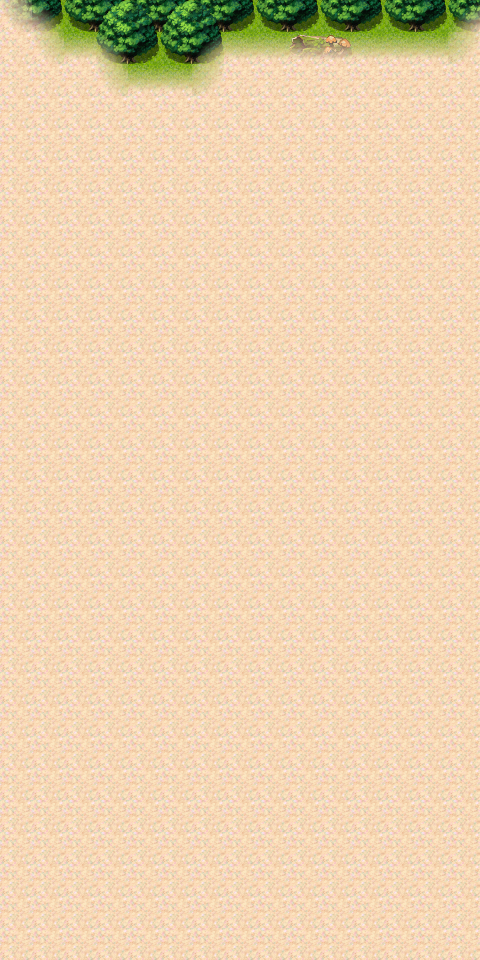

This game map was drawn from its Tiled (.tmx) file and the tilesets committed beside it. A one-line description and the trimmed map source follow:
An orthogonal 15x30 tile map with 32x32 px tiles, 3 tile layers (Ground, Objects, Above), 2 hidden layers not drawn, 16 tilesets.

<map version="1.0" orientation="orthogonal" width="15" height="30" tilewidth="32" tileheight="32">
    <properties>
        <property name="outdoors" value="1" />
    </properties>
    <tileset firstgid="1" name="map_6" tilewidth="32" tileheight="32">
        <image source="../drawable/map_6.png" width="256" height="256" />
    </tileset>
    <tileset firstgid="65" name="map_0" tilewidth="32" tileheight="32">
        <image source="../drawable/map_0.png" width="256" height="256" />
    </tileset>
    <tileset firstgid="129" name="map_16" tilewidth="32" tileheight="32">
        <image source="../drawable/map_16.png" width="256" height="256" />
    </tileset>
    <tileset firstgid="193" name="map_1" tilewidth="32" tileheight="32">
        <image source="../drawable/map_1.png" width="256" height="256" />
    </tileset>
    <tileset firstgid="257" name="map_5" tilewidth="32" tileheight="32">
        <image source="../drawable/map_5.png" width="256" height="256" />
    </tileset>
    <tileset firstgid="321" name="map_17" tilewidth="32" tileheight="32">
        <image source="../drawable/map_17.png" width="256" height="256" />
    </tileset>
    <tileset firstgid="385" name="map_24" tilewidth="32" tileheight="32">
        <image source="../drawable/map_24.png" width="256" height="256" />
    </tileset>
    <tileset firstgid="449" name="map_12" tilewidth="32" tileheight="32">
        <image source="../drawable/map_12.png" width="256" height="256" />
    </tileset>
    <tileset firstgid="513" name="map_27" tilewidth="32" tileheight="32">
        <image source="../drawable/map_27.png" width="256" height="256" />
    </tileset>
    <tileset firstgid="577" name="map_33" tilewidth="32" tileheight="32">
        <image source="../drawable/map_33.png" width="256" height="256" />
    </tileset>
    <tileset firstgid="641" name="map_23" tilewidth="32" tileheight="32">
        <image source="../drawable/map_23.png" width="256" height="256" />
    </tileset>
    <tileset firstgid="705" name="map_9" tilewidth="32" tileheight="32">
        <image source="../drawable/map_9.png" width="256" height="256" />
    </tileset>
    <tileset firstgid="769" name="map_34" tilewidth="32" tileheight="32">
        <image source="../drawable/map_34.png" width="256" height="256" />
    </tileset>
    <tileset firstgid="833" name="map_14" tilewidth="32" tileheight="32">
        <image source="../drawable/map_14.png" width="256" height="256" />
    </tileset>
    <tileset firstgid="897" name="map_20" tilewidth="32" tileheight="32">
        <image source="../drawable/map_20.png" width="256" height="256" />
    </tileset>
    <tileset firstgid="961" name="map_2" tilewidth="32" tileheight="32">
        <image source="../drawable/map_2.png" width="256" height="256" />
    </tileset>
    <layer name="Ground" width="15" height="30">
        <data>[450 cells, 450 non-empty, 2 distinct tile ids]</data>
    </layer>
    <layer name="Objects" width="15" height="30">
        <data>[450 cells, 76 non-empty, 27 distinct tile ids]</data>
    </layer>
    <layer name="Above" width="15" height="30">
        <data>[450 cells, 440 non-empty, 8 distinct tile ids]</data>
    </layer>
    <layer name="Above_1" width="15" height="30" visible="0">
        <data>[450 cells, 424 non-empty, 17 distinct tile ids]</data>
    </layer>
    <layer name="Walkable" width="15" height="30" visible="0">
        <data>[450 cells, 50 non-empty, 1 distinct tile ids]</data>
    </layer>
    <objectgroup name="Mapevents" visible="0" />
    <objectgroup name="Spawn" visible="0" />
    <objectgroup name="Keys" visible="0" />
    <objectgroup name="Replace" visible="0" />
</map>
